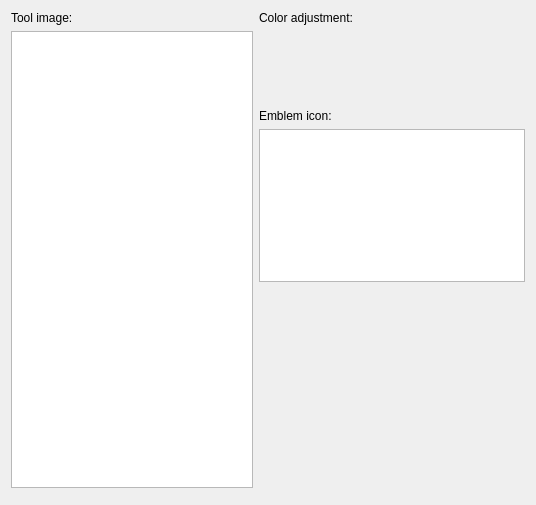
<?xml version="1.0" encoding="UTF-8"?>
<ui version="4.0">
 <class>wdgpreseticonlibrary</class>
 <widget class="QWidget" name="wdgpreseticonlibrary">
  <property name="geometry">
   <rect>
    <x>0</x>
    <y>0</y>
    <width>536</width>
    <height>505</height>
   </rect>
  </property>
  <layout class="QGridLayout" name="gridLayout">
   <item row="1" column="1">
    <widget class="KisDoubleSliderSpinBox" name="sldHue" native="true">
     <property name="minimumSize">
      <size>
       <width>0</width>
       <height>20</height>
      </size>
     </property>
    </widget>
   </item>
   <item row="3" column="1">
    <widget class="KisDoubleSliderSpinBox" name="sldLevels" native="true">
     <property name="minimumSize">
      <size>
       <width>0</width>
       <height>20</height>
      </size>
     </property>
    </widget>
   </item>
   <item row="0" column="1">
    <widget class="QLabel" name="label_3">
     <property name="text">
      <string>Color adjustment:</string>
     </property>
    </widget>
   </item>
   <item row="4" column="1">
    <widget class="QLabel" name="label">
     <property name="toolTip">
      <string>&lt;html&gt;&lt;head/&gt;&lt;body&gt;&lt;p&gt;Choose the optional emblem icon that indicates extra information, such as the preset being a special effects brush, or just using tilt, or angled in some way.&lt;/p&gt;&lt;/body&gt;&lt;/html&gt;</string>
     </property>
     <property name="text">
      <string>Emblem icon:</string>
     </property>
    </widget>
   </item>
   <item row="5" column="1">
    <widget class="QListView" name="vwOptional">
     <property name="toolTip">
      <string>Upper left emblem indicating a special feature of the brush.</string>
     </property>
     <property name="editTriggers">
      <set>QAbstractItemView::NoEditTriggers</set>
     </property>
     <property name="iconSize">
      <size>
       <width>40</width>
       <height>40</height>
      </size>
     </property>
     <property name="resizeMode">
      <enum>QListView::Adjust</enum>
     </property>
     <property name="gridSize">
      <size>
       <width>42</width>
       <height>42</height>
      </size>
     </property>
     <property name="viewMode">
      <enum>QListView::IconMode</enum>
     </property>
    </widget>
   </item>
   <item row="6" column="1">
    <layout class="QHBoxLayout" name="horizontalLayout_3">
     <item>
      <spacer name="horizontalSpacer">
       <property name="orientation">
        <enum>Qt::Horizontal</enum>
       </property>
       <property name="sizeHint" stdset="0">
        <size>
         <width>40</width>
         <height>20</height>
        </size>
       </property>
      </spacer>
     </item>
     <item>
      <widget class="QLabel" name="lblIconPreview">
       <property name="minimumSize">
        <size>
         <width>200</width>
         <height>200</height>
        </size>
       </property>
       <property name="text">
        <string/>
       </property>
      </widget>
     </item>
     <item>
      <spacer name="horizontalSpacer_2">
       <property name="orientation">
        <enum>Qt::Horizontal</enum>
       </property>
       <property name="sizeHint" stdset="0">
        <size>
         <width>40</width>
         <height>20</height>
        </size>
       </property>
      </spacer>
     </item>
    </layout>
   </item>
   <item row="1" column="0" rowspan="6">
    <widget class="QListView" name="vwBase">
     <property name="toolTip">
      <string>Base tool image to base this preset on.</string>
     </property>
     <property name="editTriggers">
      <set>QAbstractItemView::NoEditTriggers</set>
     </property>
     <property name="iconSize">
      <size>
       <width>75</width>
       <height>75</height>
      </size>
     </property>
     <property name="movement">
      <enum>QListView::Static</enum>
     </property>
     <property name="resizeMode">
      <enum>QListView::Adjust</enum>
     </property>
     <property name="gridSize">
      <size>
       <width>77</width>
       <height>77</height>
      </size>
     </property>
     <property name="viewMode">
      <enum>QListView::IconMode</enum>
     </property>
    </widget>
   </item>
   <item row="2" column="1">
    <widget class="KisDoubleSliderSpinBox" name="sldSat" native="true">
     <property name="minimumSize">
      <size>
       <width>0</width>
       <height>20</height>
      </size>
     </property>
    </widget>
   </item>
   <item row="0" column="0">
    <widget class="QLabel" name="label_2">
     <property name="text">
      <string>Tool image:</string>
     </property>
    </widget>
   </item>
   <item row="7" column="0">
    <spacer name="horizontalSpacer_3">
     <property name="orientation">
      <enum>Qt::Horizontal</enum>
     </property>
     <property name="sizeHint" stdset="0">
      <size>
       <width>40</width>
       <height>6</height>
      </size>
     </property>
    </spacer>
   </item>
  </layout>
 </widget>
 <customwidgets>
  <customwidget>
   <class>KisDoubleSliderSpinBox</class>
   <extends>QWidget</extends>
   <header>kis_slider_spin_box.h</header>
   <container>1</container>
  </customwidget>
 </customwidgets>
 <resources/>
 <connections/>
</ui>
